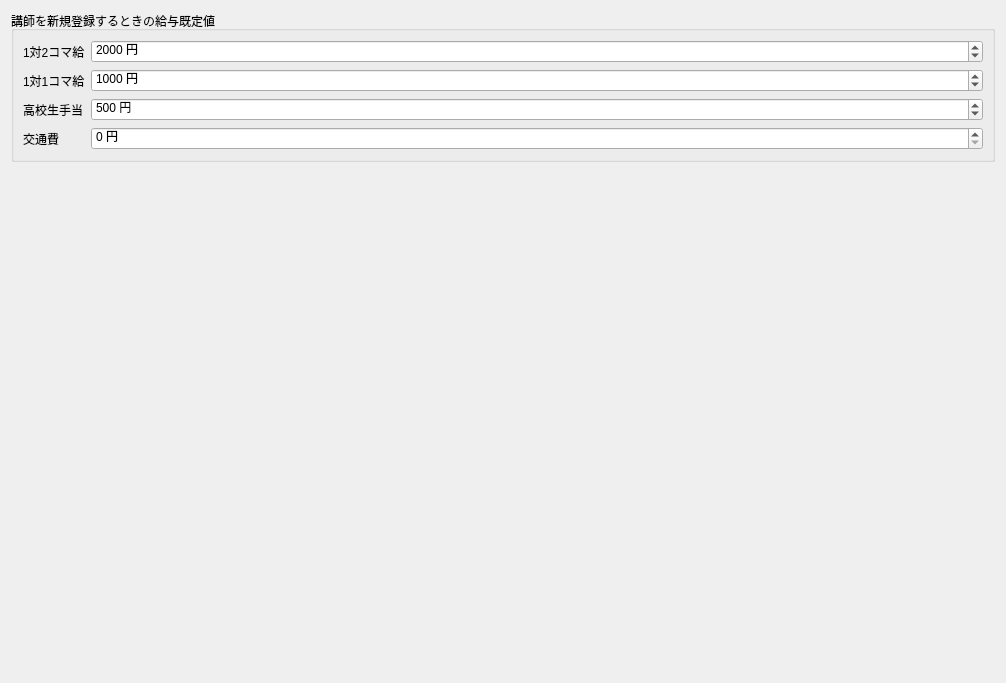
         <widget class="QWidget" name="salaryScrollAreaContents">
          <property name="geometry">
           <rect>
            <x>0</x>
            <y>0</y>
            <width>1006</width>
            <height>683</height>
           </rect>
          </property>
          <layout class="QVBoxLayout" name="salaryContentsLayout">
           <item>
            <widget class="QGroupBox" name="salaryDefaultsGroupBox">
             <property name="toolTip">
              <string>講師一覧で新しい講師を登録するときの初期値です。登録済み講師の給与設定は変更しません。</string>
             </property>
             <property name="title">
              <string>講師を新規登録するときの給与既定値</string>
             </property>
             <layout class="QFormLayout" name="salaryDefaultsFormLayout">
              <item row="0" column="0">
               <widget class="QLabel" name="salaryOneOnTwoRateLabel">
                <property name="text">
                 <string>1対2コマ給</string>
                </property>
               </widget>
              </item>
              <item row="0" column="1">
               <widget class="QSpinBox" name="salaryOneOnTwoRateSpinBox">
                <property name="toolTip">
                 <string>講師を新規登録するときの1対2授業コマ給の初期値です。登録済み講師には影響しません。
デフォルト値: 2000円</string>
                </property>
                <property name="suffix">
                 <string> 円</string>
                </property>
                <property name="maximum">
                 <number>999999</number>
                </property>
                <property name="value">
                 <number>2000</number>
                </property>
               </widget>
              </item>
              <item row="1" column="0">
               <widget class="QLabel" name="salaryOneOnOneRateLabel">
                <property name="text">
                 <string>1対1コマ給</string>
                </property>
               </widget>
              </item>
              <item row="1" column="1">
               <widget class="QSpinBox" name="salaryOneOnOneRateSpinBox">
                <property name="toolTip">
                 <string>講師を新規登録するときの1対1授業コマ給の初期値です。登録済み講師には影響しません。
デフォルト値: 1000円</string>
                </property>
                <property name="suffix">
                 <string> 円</string>
                </property>
                <property name="maximum">
                 <number>999999</number>
                </property>
                <property name="value">
                 <number>1000</number>
                </property>
               </widget>
              </item>
              <item row="2" column="0">
               <widget class="QLabel" name="salaryHighSchoolAllowanceLabel">
                <property name="text">
                 <string>高校生手当</string>
                </property>
               </widget>
              </item>
              <item row="2" column="1">
               <widget class="QSpinBox" name="salaryHighSchoolAllowanceSpinBox">
                <property name="toolTip">
                 <string>講師を新規登録するときの高校生手当の初期値です。登録済み講師には影響しません。
デフォルト値: 500円</string>
                </property>
                <property name="suffix">
                 <string> 円</string>
                </property>
                <property name="maximum">
                 <number>999999</number>
                </property>
                <property name="value">
                 <number>500</number>
                </property>
               </widget>
              </item>
              <item row="3" column="0">
               <widget class="QLabel" name="salaryTransportPayLabel">
                <property name="text">
                 <string>交通費</string>
                </property>
               </widget>
              </item>
              <item row="3" column="1">
               <widget class="QSpinBox" name="salaryTransportPaySpinBox">
                <property name="toolTip">
                 <string>講師を新規登録するときの交通費の初期値です。登録済み講師には影響しません。0の場合は交通費なしです。
デフォルト値: 0円</string>
                </property>
                <property name="suffix">
                 <string> 円</string>
                </property>
                <property name="maximum">
                 <number>999999</number>
                </property>
               </widget>
              </item>
             </layout>
            </widget>
           </item>
           <item>
            <spacer name="salarySpacer">
             <property name="orientation">
              <enum>Qt::Orientation::Vertical</enum>
             </property>
             <property name="sizeHint" stdset="0">
              <size>
               <width>20</width>
               <height>300</height>
              </size>
             </property>
            </spacer>
           </item>
          </layout>
         </widget>
